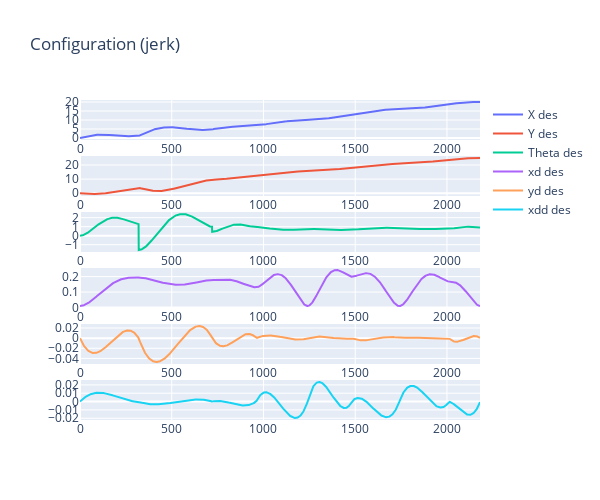
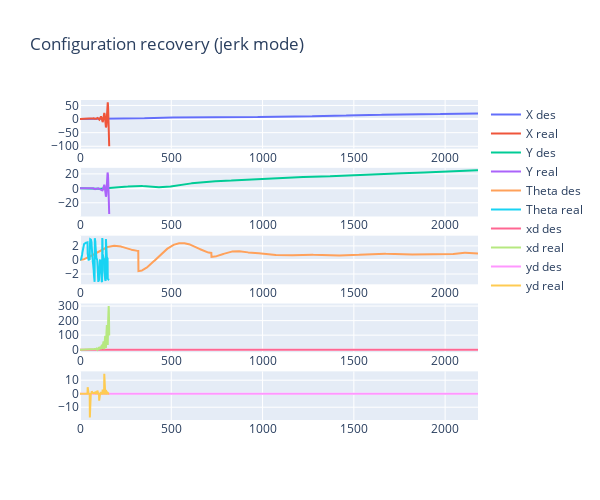

The code cell stored with these charts, in order, in its notebook:
### Markdown cell above
## Plotting

### Code cell
evaluate.plot_stuff()

### Figure 1 — Plotly figure (JSON) as saved in the notebook; plotly's stock layout.template omitted (floating-point values rounded to 4 significant figures; data arrays with more than 128 entries replaced by an {"elided": "..."} marker saying what was removed)
{"data": [{"name": "X des", "type": "scatter", "x": {"elided": "2180 float values"}, "xaxis": "x", "y": {"elided": "2180 float values"}, "yaxis": "y"}, {"name": "Y des", "type": "scatter", "x": {"elided": "2180 float values"}, "xaxis": "x2", "y": {"elided": "2180 float values"}, "yaxis": "y2"}, {"name": "Theta des", "type": "scatter", "x": {"elided": "2180 float values"}, "xaxis": "x3", "y": {"elided": "2180 float values"}, "yaxis": "y3"}, {"name": "xd des", "type": "scatter", "x": {"elided": "2180 float values"}, "xaxis": "x4", "y": {"elided": "2180 float values"}, "yaxis": "y4"}, {"name": "yd des", "type": "scatter", "x": {"elided": "2180 float values"}, "xaxis": "x5", "y": {"elided": "2180 float values"}, "yaxis": "y5"}, {"name": "xdd des", "type": "scatter", "x": {"elided": "2180 float values"}, "xaxis": "x6", "y": {"elided": "2180 float values"}, "yaxis": "y6"}], "layout": {"height": 500, "title": {"text": "Configuration (jerk)"}, "width": 600, "xaxis": {"anchor": "y", "domain": [0, 1]}, "xaxis2": {"anchor": "y2", "domain": [0, 1]}, "xaxis3": {"anchor": "y3", "domain": [0, 1]}, "xaxis4": {"anchor": "y4", "domain": [0, 1]}, "xaxis5": {"anchor": "y5", "domain": [0, 1]}, "xaxis6": {"anchor": "y6", "domain": [0, 1]}, "yaxis": {"anchor": "x", "domain": [0.875, 1]}, "yaxis2": {"anchor": "x2", "domain": [0.7, 0.825]}, "yaxis3": {"anchor": "x3", "domain": [0.525, 0.65]}, "yaxis4": {"anchor": "x4", "domain": [0.35, 0.475]}, "yaxis5": {"anchor": "x5", "domain": [0.175, 0.3]}, "yaxis6": {"anchor": "x6", "domain": [0, 0.125]}}}

### Figure 2 — Plotly figure (JSON) as saved in the notebook; plotly's stock layout.template omitted (floating-point values rounded to 4 significant figures; data arrays with more than 128 entries replaced by an {"elided": "..."} marker saying what was removed)
{"data": [{"name": "X des", "type": "scatter", "x": {"elided": "2180 float values"}, "xaxis": "x", "y": {"elided": "2180 float values"}, "yaxis": "y"}, {"name": "X real", "type": "scatter", "x": {"elided": "2180 float values"}, "xaxis": "x", "y": {"elided": "161 float values"}, "yaxis": "y"}, {"name": "Y des", "type": "scatter", "x": {"elided": "2180 float values"}, "xaxis": "x2", "y": {"elided": "2180 float values"}, "yaxis": "y2"}, {"name": "Y real", "type": "scatter", "x": {"elided": "2180 float values"}, "xaxis": "x2", "y": {"elided": "161 float values"}, "yaxis": "y2"}, {"name": "Theta des", "type": "scatter", "x": {"elided": "2180 float values"}, "xaxis": "x3", "y": {"elided": "2180 float values"}, "yaxis": "y3"}, {"name": "Theta real", "type": "scatter", "x": {"elided": "2180 float values"}, "xaxis": "x3", "y": {"elided": "161 float values"}, "yaxis": "y3"}, {"name": "xd des", "type": "scatter", "x": {"elided": "2180 float values"}, "xaxis": "x4", "y": {"elided": "2180 float values"}, "yaxis": "y4"}, {"name": "xd real", "type": "scatter", "x": {"elided": "2180 float values"}, "xaxis": "x4", "y": {"elided": "161 float values"}, "yaxis": "y4"}, {"name": "yd des", "type": "scatter", "x": {"elided": "2180 float values"}, "xaxis": "x5", "y": {"elided": "2180 float values"}, "yaxis": "y5"}, {"name": "yd real", "type": "scatter", "x": {"elided": "2180 float values"}, "xaxis": "x5", "y": {"elided": "161 float values"}, "yaxis": "y5"}], "layout": {"height": 500, "title": {"text": "Configuration recovery (jerk mode)"}, "width": 600, "xaxis": {"anchor": "y", "domain": [0, 1]}, "xaxis2": {"anchor": "y2", "domain": [0, 1]}, "xaxis3": {"anchor": "y3", "domain": [0, 1]}, "xaxis4": {"anchor": "y4", "domain": [0, 1]}, "xaxis5": {"anchor": "y5", "domain": [0, 1]}, "yaxis": {"anchor": "x", "domain": [0.848, 1]}, "yaxis2": {"anchor": "x2", "domain": [0.636, 0.788]}, "yaxis3": {"anchor": "x3", "domain": [0.424, 0.576]}, "yaxis4": {"anchor": "x4", "domain": [0.212, 0.364]}, "yaxis5": {"anchor": "x5", "domain": [0, 0.152]}}}
